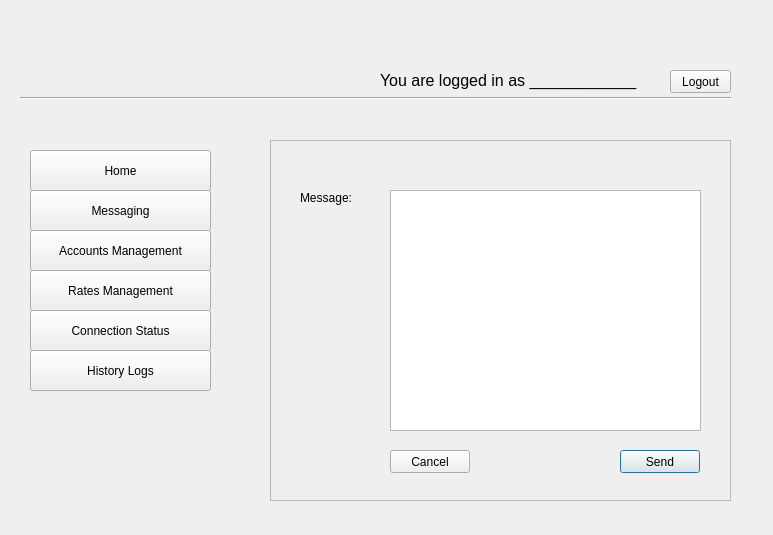
<?xml version="1.0" encoding="UTF-8"?>
<ui version="4.0">
 <class>CommunityAlerts</class>
 <widget class="QDialog" name="CommunityAlerts">
  <property name="geometry">
   <rect>
    <x>0</x>
    <y>0</y>
    <width>773</width>
    <height>535</height>
   </rect>
  </property>
  <property name="windowTitle">
   <string>Dialog</string>
  </property>
  <widget class="QFrame" name="frame">
   <property name="geometry">
    <rect>
     <x>270</x>
     <y>140</y>
     <width>461</width>
     <height>361</height>
    </rect>
   </property>
   <property name="frameShape">
    <enum>QFrame::StyledPanel</enum>
   </property>
   <property name="frameShadow">
    <enum>QFrame::Raised</enum>
   </property>
   <widget class="QLabel" name="label">
    <property name="geometry">
     <rect>
      <x>30</x>
      <y>50</y>
      <width>81</width>
      <height>16</height>
     </rect>
    </property>
    <property name="text">
     <string>Message:</string>
    </property>
   </widget>
   <widget class="QPlainTextEdit" name="plainTextEdit">
    <property name="geometry">
     <rect>
      <x>120</x>
      <y>50</y>
      <width>311</width>
      <height>241</height>
     </rect>
    </property>
   </widget>
   <widget class="QPushButton" name="pushButton">
    <property name="geometry">
     <rect>
      <x>350</x>
      <y>310</y>
      <width>80</width>
      <height>23</height>
     </rect>
    </property>
    <property name="text">
     <string>Send</string>
    </property>
   </widget>
   <widget class="QPushButton" name="pushButton_2">
    <property name="geometry">
     <rect>
      <x>120</x>
      <y>310</y>
      <width>80</width>
      <height>23</height>
     </rect>
    </property>
    <property name="text">
     <string>Cancel</string>
    </property>
   </widget>
  </widget>
  <widget class="QPushButton" name="pushButton_5">
   <property name="geometry">
    <rect>
     <x>30</x>
     <y>270</y>
     <width>181</width>
     <height>41</height>
    </rect>
   </property>
   <property name="text">
    <string>Rates Management</string>
   </property>
  </widget>
  <widget class="QPushButton" name="pushButton_6">
   <property name="geometry">
    <rect>
     <x>30</x>
     <y>310</y>
     <width>181</width>
     <height>41</height>
    </rect>
   </property>
   <property name="text">
    <string>Connection Status</string>
   </property>
  </widget>
  <widget class="QPushButton" name="pushButton_3">
   <property name="geometry">
    <rect>
     <x>30</x>
     <y>190</y>
     <width>181</width>
     <height>41</height>
    </rect>
   </property>
   <property name="text">
    <string>Messaging</string>
   </property>
  </widget>
  <widget class="QPushButton" name="pushButton_4">
   <property name="geometry">
    <rect>
     <x>670</x>
     <y>70</y>
     <width>61</width>
     <height>23</height>
    </rect>
   </property>
   <property name="text">
    <string>Logout</string>
   </property>
  </widget>
  <widget class="Line" name="line">
   <property name="geometry">
    <rect>
     <x>20</x>
     <y>90</y>
     <width>711</width>
     <height>16</height>
    </rect>
   </property>
   <property name="orientation">
    <enum>Qt::Horizontal</enum>
   </property>
  </widget>
  <widget class="QPushButton" name="pushButton_7">
   <property name="geometry">
    <rect>
     <x>30</x>
     <y>230</y>
     <width>181</width>
     <height>41</height>
    </rect>
   </property>
   <property name="text">
    <string>Accounts Management</string>
   </property>
  </widget>
  <widget class="QPushButton" name="pushButton_8">
   <property name="geometry">
    <rect>
     <x>30</x>
     <y>150</y>
     <width>181</width>
     <height>41</height>
    </rect>
   </property>
   <property name="text">
    <string>Home</string>
   </property>
  </widget>
  <widget class="QPushButton" name="pushButton_9">
   <property name="geometry">
    <rect>
     <x>30</x>
     <y>350</y>
     <width>181</width>
     <height>41</height>
    </rect>
   </property>
   <property name="text">
    <string>History Logs</string>
   </property>
  </widget>
  <widget class="QLabel" name="label_2">
   <property name="geometry">
    <rect>
     <x>380</x>
     <y>70</y>
     <width>271</width>
     <height>20</height>
    </rect>
   </property>
   <property name="font">
    <font>
     <pointsize>12</pointsize>
    </font>
   </property>
   <property name="text">
    <string>You are logged in as ____________</string>
   </property>
  </widget>
  <widget class="QLabel" name="label_3">
   <property name="geometry">
    <rect>
     <x>10</x>
     <y>20</y>
     <width>201</width>
     <height>81</height>
    </rect>
   </property>
   <property name="text">
    <string/>
   </property>
   <property name="pixmap">
    <pixmap resource="imgresource.qrc">:/images/logo.png</pixmap>
   </property>
   <property name="scaledContents">
    <bool>true</bool>
   </property>
  </widget>
 </widget>
 <resources>
  <include location="imgresource.qrc"/>
 </resources>
 <connections/>
</ui>
